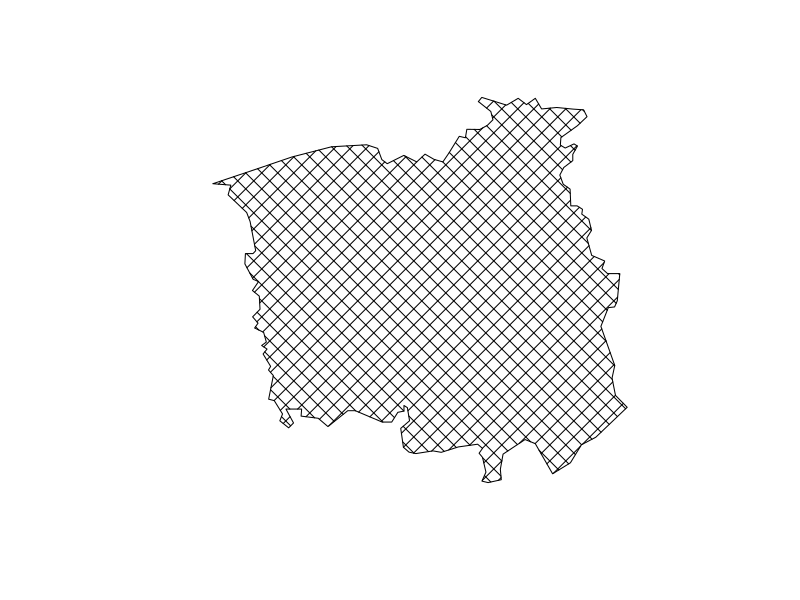

Here is the R script that generated this plot:
library(spatstat)


### Name: add.texture
### Title: Fill Plot With Texture
### Aliases: add.texture
### Keywords: spatial hplot

### ** Examples

  W <- Window(chorley)
  plot(W, main="")
  add.texture(W, 7)
